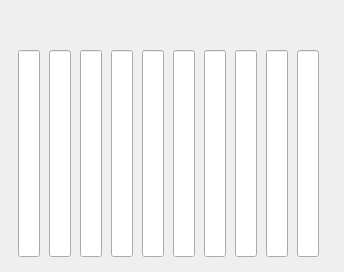
<?xml version="1.0" encoding="UTF-8"?>
<ui version="4.0">
 <class>MainWindow</class>
 <widget class="QMainWindow" name="MainWindow">
  <property name="geometry">
   <rect>
    <x>0</x>
    <y>0</y>
    <width>344</width>
    <height>272</height>
   </rect>
  </property>
  <property name="windowTitle">
   <string>MainWindow</string>
  </property>
  <widget class="QWidget" name="centralwidget">
   <layout class="QGridLayout" name="gridLayout">
    <property name="leftMargin">
     <number>15</number>
    </property>
    <property name="topMargin">
     <number>15</number>
    </property>
    <property name="rightMargin">
     <number>15</number>
    </property>
    <property name="bottomMargin">
     <number>15</number>
    </property>
    <item row="1" column="0">
     <widget class="QProgressBar" name="progressBar">
      <property name="layoutDirection">
       <enum>Qt::LayoutDirection::LeftToRight</enum>
      </property>
      <property name="maximum">
       <number>200</number>
      </property>
      <property name="value">
       <number>0</number>
      </property>
      <property name="textVisible">
       <bool>false</bool>
      </property>
      <property name="orientation">
       <enum>Qt::Orientation::Vertical</enum>
      </property>
      <property name="invertedAppearance">
       <bool>true</bool>
      </property>
     </widget>
    </item>
    <item row="1" column="2">
     <widget class="QProgressBar" name="progressBar_3">
      <property name="maximum">
       <number>200</number>
      </property>
      <property name="value">
       <number>0</number>
      </property>
      <property name="textVisible">
       <bool>false</bool>
      </property>
      <property name="orientation">
       <enum>Qt::Orientation::Vertical</enum>
      </property>
      <property name="invertedAppearance">
       <bool>true</bool>
      </property>
     </widget>
    </item>
    <item row="1" column="5">
     <widget class="QProgressBar" name="progressBar_6">
      <property name="maximum">
       <number>200</number>
      </property>
      <property name="value">
       <number>0</number>
      </property>
      <property name="textVisible">
       <bool>false</bool>
      </property>
      <property name="orientation">
       <enum>Qt::Orientation::Vertical</enum>
      </property>
      <property name="invertedAppearance">
       <bool>true</bool>
      </property>
     </widget>
    </item>
    <item row="1" column="9">
     <widget class="QProgressBar" name="progressBar_10">
      <property name="maximum">
       <number>200</number>
      </property>
      <property name="value">
       <number>0</number>
      </property>
      <property name="textVisible">
       <bool>false</bool>
      </property>
      <property name="orientation">
       <enum>Qt::Orientation::Vertical</enum>
      </property>
      <property name="invertedAppearance">
       <bool>true</bool>
      </property>
     </widget>
    </item>
    <item row="1" column="6">
     <widget class="QProgressBar" name="progressBar_7">
      <property name="maximum">
       <number>200</number>
      </property>
      <property name="value">
       <number>0</number>
      </property>
      <property name="textVisible">
       <bool>false</bool>
      </property>
      <property name="orientation">
       <enum>Qt::Orientation::Vertical</enum>
      </property>
      <property name="invertedAppearance">
       <bool>true</bool>
      </property>
     </widget>
    </item>
    <item row="1" column="4">
     <widget class="QProgressBar" name="progressBar_5">
      <property name="maximum">
       <number>200</number>
      </property>
      <property name="value">
       <number>0</number>
      </property>
      <property name="textVisible">
       <bool>false</bool>
      </property>
      <property name="orientation">
       <enum>Qt::Orientation::Vertical</enum>
      </property>
      <property name="invertedAppearance">
       <bool>true</bool>
      </property>
     </widget>
    </item>
    <item row="1" column="1">
     <widget class="QProgressBar" name="progressBar_2">
      <property name="maximum">
       <number>200</number>
      </property>
      <property name="value">
       <number>0</number>
      </property>
      <property name="textVisible">
       <bool>false</bool>
      </property>
      <property name="orientation">
       <enum>Qt::Orientation::Vertical</enum>
      </property>
      <property name="invertedAppearance">
       <bool>true</bool>
      </property>
     </widget>
    </item>
    <item row="1" column="7">
     <widget class="QProgressBar" name="progressBar_8">
      <property name="maximum">
       <number>200</number>
      </property>
      <property name="value">
       <number>0</number>
      </property>
      <property name="textVisible">
       <bool>false</bool>
      </property>
      <property name="orientation">
       <enum>Qt::Orientation::Vertical</enum>
      </property>
      <property name="invertedAppearance">
       <bool>true</bool>
      </property>
     </widget>
    </item>
    <item row="0" column="0" colspan="10">
     <widget class="QLabel" name="pingLabel">
      <property name="font">
       <font>
        <family>Cascadia Mono</family>
        <pointsize>16</pointsize>
        <bold>true</bold>
       </font>
      </property>
      <property name="text">
       <string/>
      </property>
      <property name="alignment">
       <set>Qt::AlignmentFlag::AlignCenter</set>
      </property>
     </widget>
    </item>
    <item row="1" column="3">
     <widget class="QProgressBar" name="progressBar_4">
      <property name="maximum">
       <number>200</number>
      </property>
      <property name="value">
       <number>0</number>
      </property>
      <property name="textVisible">
       <bool>false</bool>
      </property>
      <property name="orientation">
       <enum>Qt::Orientation::Vertical</enum>
      </property>
      <property name="invertedAppearance">
       <bool>true</bool>
      </property>
     </widget>
    </item>
    <item row="1" column="8">
     <widget class="QProgressBar" name="progressBar_9">
      <property name="maximum">
       <number>200</number>
      </property>
      <property name="value">
       <number>0</number>
      </property>
      <property name="textVisible">
       <bool>false</bool>
      </property>
      <property name="orientation">
       <enum>Qt::Orientation::Vertical</enum>
      </property>
      <property name="invertedAppearance">
       <bool>true</bool>
      </property>
     </widget>
    </item>
   </layout>
  </widget>
 </widget>
 <resources/>
 <connections/>
</ui>
